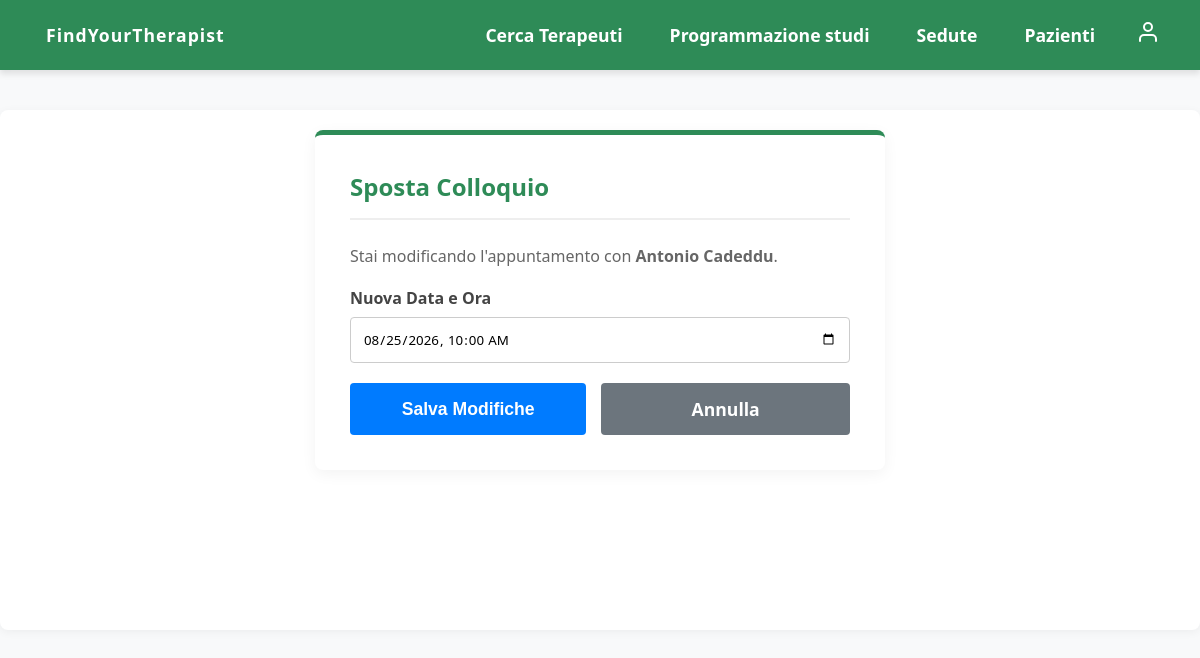
Before: /prenotazioni/modifica-prenotazione/4/ (signed in) with the older database file.
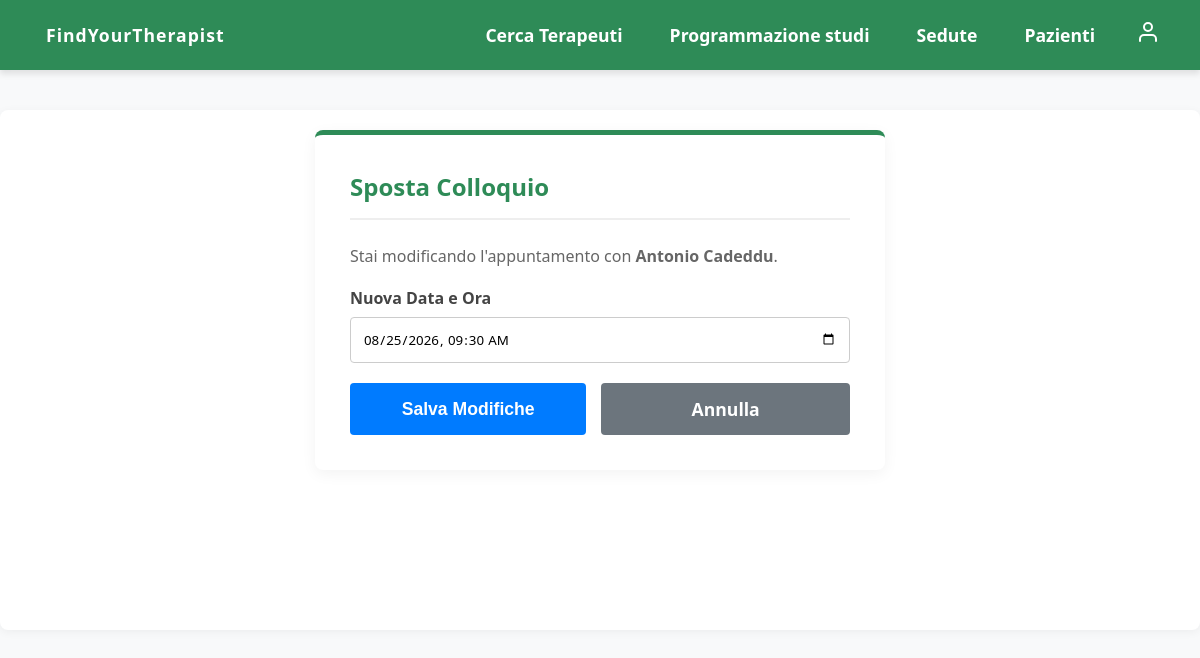
After: the same page with the newer database file.
### prenotazioni/models.py (models this page shows, shortened)
class Prenotazione(models.Model):
    paziente = models.ForeignKey('utenti.Paziente', on_delete=models.CASCADE, related_name='prenotazioni')
    terapeuta = models.ForeignKey('utenti.Terapeuta', on_delete=models.CASCADE, related_name='prenotazioni')
    data_ora = models.DateTimeField()
    durata_minuti = models.PositiveIntegerField(default=60)
    letta_da_medico = models.BooleanField(default=False)
    nascosta_paziente = models.BooleanField(default=False)
    nascosta_terapeuta = models.BooleanField(default=False)
    STATO_CHOICES = [
        ('in_programma', 'In Programma'),
        ('cancellata', 'Cancellata'),
    ]
    stato = models.CharField(max_length=20, choices=STATO_CHOICES, default='in_programma')
    class Meta:
        verbose_name = "Prenotazione"
        verbose_name_plural = "Prenotazioni"
        ordering = ['data_ora']
        constraints = [
            models.UniqueConstraint(fields=['terapeuta', 'data_ora'], name='unica_seduta_terapeuta')
        ]

### utenti/models.py (models this page shows, shortened)
class Paziente(models.Model):
    user = models.OneToOneField(User, on_delete=models.CASCADE)
    data_nascita = models.DateField(blank=True, null=True)
    numero_telefono = models.CharField(max_length=15, blank=True, null=True)
    indirizzo = models.CharField(max_length=200, blank=True, null=True)
    CF = models.CharField(max_length=16, blank=True, null=True)  # Codice Fiscale
    class Meta:
        verbose_name = "Paziente"
        verbose_name_plural = "Pazienti"
        ordering = ['id']

### prenotazioni/views.py (the view, shortened to what this page needs)
# urls.py: path('modifica-prenotazione/<int:pk>/', ModificaPrenotazioneView.as_view(), name='modifica_prenotazione'),
class ModificaPrenotazioneView(LoginRequiredMixin, View):
    def get(self, request, pk):
        if not hasattr(request.user, 'terapeuta'):
            messages.error(request, "Azione riservata al medico.")
            return redirect('prenotazioni:visualizza_prenotazioni')
        prenotazione = get_object_or_404(Prenotazione, pk=pk, terapeuta=request.user.terapeuta, stato='in_programma')
        form = ModificaPrenotazioneForm(instance=prenotazione)
        return render(request, 'prenotazioni/modifica_prenotazione.html', {'form': form, 'prenotazione': prenotazione})

### prenotazioni/forms.py (shortened to what this page needs)
class ModificaPrenotazioneForm(forms.ModelForm):
    class Meta:
        model = Prenotazione
        fields = ['data_ora']
        widgets = {
            'data_ora': forms.DateTimeInput(attrs={'type': 'datetime-local', 'step': '1800'}),
        }

### templates/prenotazioni/modifica_prenotazione.html (shortened to what this page needs)
{% extends 'base.html' %}
{% load static %}
{% block extra_css %}
    <link rel="stylesheet" href="{% static 'css/prenotazioni.css' %}">
{% endblock %}
{% block contenuto %}
<div class="prenotazioni-container" style="max-width: 500px; margin: 0 auto;">
    <div class="header-sezione">
        <h2>Sposta Colloquio</h2>
    </div>
    <p style="color: #666; margin-bottom: 20px;">
        Stai modificando l'appuntamento con <strong>{{ prenotazione.paziente.user.first_name }} {{ prenotazione.paziente.user.last_name }}</strong>.
    </p>
    <form method="POST">
        <div class="form-group" style="margin-bottom: 20px;">
            <label>Nuova Data e Ora</label>
            {{ form.data_ora }}
        </div>
        <div style="display: flex; gap: 15px;">
            <button type="submit" class="btn-principale" style="background-color: #007bff;">Salva Modifiche</button>
            <a href="{% url 'prenotazioni:visualizza_prenotazioni' %}" class="btn-principale" style="background-color: #6c757d; text-align: center; text-decoration: none;">Annulla</a>
        </div>
    </form>
</div>
{% endblock %}

Changed rows visible on the page:
changed Prenotazione "Antonio": data_ora "08/25/2026 10:00" → "08/25/2026 09:30"
